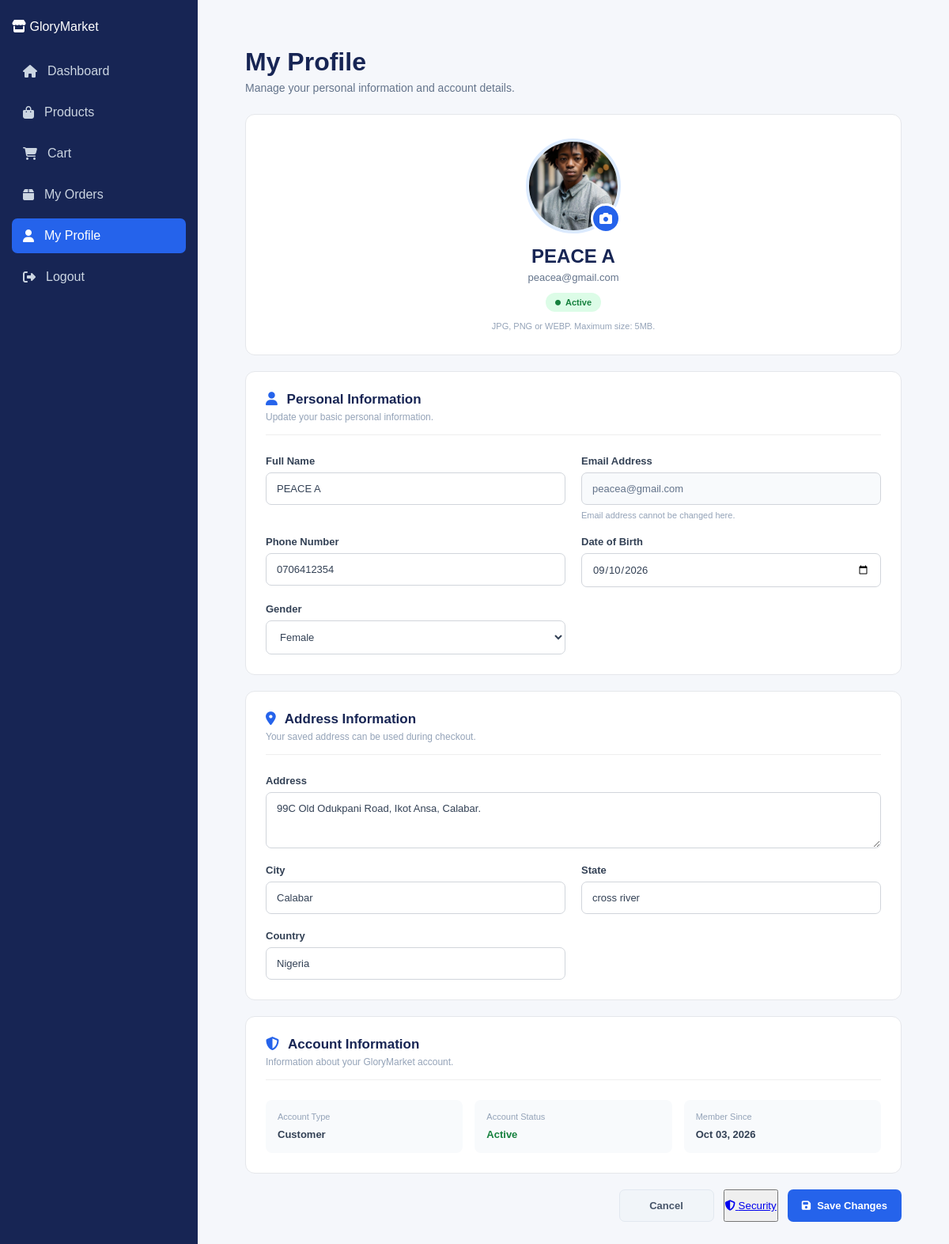
The page /customer/profile.php (signed in) on the database its author committed.
### tables this page shows
CREATE TABLE `customer_profiles` (
  `id` int(11) NOT NULL,
  `user_id` int(11) NOT NULL,
  `date_of_birth` date DEFAULT NULL,
  `gender` enum('male','female','other','prefer_not_to_say') DEFAULT 'prefer_not_to_say',
  `address` varchar(255) DEFAULT NULL,
  `city` varchar(100) DEFAULT NULL,
  `state` varchar(100) DEFAULT NULL,
  `country` varchar(100) DEFAULT NULL,
  `profile_picture` varchar(255) DEFAULT NULL,
  `created_at` timestamp NOT NULL DEFAULT current_timestamp(),
  `updated_at` timestamp NOT NULL DEFAULT current_timestamp() ON UPDATE current_timestamp()
);

CREATE TABLE `users` (
  `id` int(11) NOT NULL,
  `full_name` varchar(100) NOT NULL,
  `email` varchar(150) NOT NULL,
  `phone` varchar(20) DEFAULT NULL,
  `profile_picture` varchar(255) DEFAULT NULL,
  `password` varchar(255) NOT NULL,
  `role` enum('super_admin','admin','vendor','customer') NOT NULL DEFAULT 'customer',
  `status` enum('active','inactive','suspended') NOT NULL DEFAULT 'active',
  `email_verified_at` datetime DEFAULT NULL,
  `created_at` timestamp NOT NULL DEFAULT current_timestamp(),
  `updated_at` timestamp NOT NULL DEFAULT current_timestamp() ON UPDATE current_timestamp()
);

### customer/profile.php (the view, shortened to what this page needs)
<?php
$pdo = getDbConnection();
$customer_id = (int) $_SESSION['user_id'];
$stmt = $pdo->prepare("
    SELECT
        u.id,
        u.full_name,
        u.email,
        u.phone,
        u.status,
        u.created_at,
        cp.date_of_birth,
        cp.gender,
        cp.profile_picture,
        cp.address,
        cp.city,
        cp.state,
        cp.country
    FROM users u
    LEFT JOIN customer_profiles cp
        ON cp.user_id = u.id
    WHERE u.id = ?
      AND u.role = 'customer'
    LIMIT 1
");
$stmt->execute([$customer_id]);
$customer = $stmt->fetch(PDO::FETCH_ASSOC);
if (!empty($customer['profile_picture'])) {
    $profile_image = '../' . ltrim(
        $customer['profile_picture'],
        '/'
    );
} else {
    $profile_image = '../assets/images/default-profile.png';
}
?>
<!DOCTYPE html>
<html lang="en">
<head>
    <link
        rel="stylesheet"
        href="https://cdnjs.cloudflare.com/ajax/libs/font-awesome/6.5.1/css/all.min.css"
    >
    <link
        rel="stylesheet"
        href="../assets/css/customer-dashboard.css"
    >
</head>
<body>
<div class="customer-dashboard">
    <aside class="customer-sidebar">
        <div class="customer-logo">
            <i class="fas fa-store"></i>
            <span>GloryMarket</span>
        </div>
        <nav class="customer-nav">
            <a href="dashboard.php">
                <i class="fas fa-home"></i>
                <span>Dashboard</span>
            </a>
            <a href="products.php">
                <i class="fas fa-shopping-bag"></i>
                <span>Products</span>
            </a>
            <a href="cart.php">
                <i class="fas fa-cart-shopping"></i>
                <span>Cart</span>
            </a>
            <a href="orders.php">
                <i class="fas fa-box"></i>
                <span>My Orders</span>
            </a>
            <a href="profile.php" class="active">
                <i class="fas fa-user"></i>
                <span>My Profile</span>
            </a>
            <a href="../logout.php">
                <i class="fas fa-right-from-bracket"></i>
                <span>Logout</span>
            </a>
        </nav>
    </aside>
    <main class="customer-main">
        <div class="profile-container">
            <div class="profile-page-header">
                <div>
                    <h1>My Profile</h1>
                    <p>
                        Manage your personal information and account details.
                    </p>
                </div>
            </div>
            <form
                method="POST"
                enctype="multipart/form-data"
                class="profile-form"
            >
                <section class="profile-card profile-photo-card">
                    <div class="profile-photo-wrapper">
                        <img
                            src="<?= htmlspecialchars($profile_image) ?>"
                            alt="Profile Picture"
                            class="customer-profile-image"
                            id="profilePreview"
                            onerror="this.src='../assets/images/default-profile.png';"
                        >
                        <label
                            for="profile_picture"
                            class="profile-camera-button"
                        >
                            <i class="fas fa-camera"></i>
                        </label>
                    </div>
                    <h2>
                        <?= htmlspecialchars($customer['full_name']) ?>
                    </h2>
                    <p>
                        <?= htmlspecialchars($customer['email']) ?>
                    </p>
                    <span class="profile-account-status">
                        <i class="fas fa-circle"></i>
                        <?= htmlspecialchars(ucfirst($customer['status'])) ?>
                    </span>
                    <small>
                        JPG, PNG or WEBP. Maximum size: 5MB.
                    </small>
                </section>
                <section class="profile-card">
                    <div class="profile-card-header">
                        <div>
                            <h2>
                                <i class="fas fa-user"></i>
                                Personal Information
                            </h2>
                            <p>
                                Update your basic personal information.
                            </p>
                        </div>
                    </div>
                    <div class="profile-form-grid">
                        <div class="profile-form-group">
                            <label for="full_name">
                                Full Name
                            </label>
                            <input
                                type="text"
                                id="full_name"
                                name="full_name"
                                value="<?= htmlspecialchars($customer['full_name'] ?? '') ?>"
                                required
                            >
                        </div>
                        <div class="profile-form-group">
                            <label for="email">
                                Email Address
                            </label>
                            <input
                                type="email"
                                id="email"
                                value="<?= htmlspecialchars($customer['email'] ?? '') ?>"
                                readonly
                            >
                            <small>
                                Email address cannot be changed here.
                            </small>
                        </div>
                        <div class="profile-form-group">
                            <label for="phone">
                                Phone Number
                            </label>
                            <input
                                type="text"
                                id="phone"
                                name="phone"
                                value="<?= htmlspecialchars($customer['phone'] ?? '') ?>"
                                placeholder="Enter your phone number"
                            >
                        </div>
                        <div class="profile-form-group">
                            <label for="date_of_birth">
                                Date of Birth
                            </label>
                            <input
                                type="date"
                                id="date_of_birth"
                                name="date_of_birth"
                                value="<?= htmlspecialchars($customer['date_of_birth'] ?? '') ?>"
                            >
                        </div>
                        <div class="profile-form-group">
                            <label for="gender">
                                Gender
                            </label>
                            <select
                                id="gender"
                                name="gender"
                            >
                                <option
                                    value="female"
                                    <?= ($customer['gender'] ?? '') === 'female' ? 'selected' : '' ?>
                                >
                                    Female
                                </option>
                            </select>
                        </div>
                    </div>
                </section>
                <section class="profile-card">
                    <div class="profile-card-header">
                        <div>
                            <h2>
                                <i class="fas fa-location-dot"></i>
                                Address Information
                            </h2>
                            <p>
                                Your saved address can be used during checkout.
                            </p>
                        </div>
                    </div>
                    <div class="profile-form-grid">
                        <div class="profile-form-group profile-full-width">
                            <label for="address">
                                Address
                            </label>
                            <textarea
                                id="address"
                                name="address"
                                rows="3"
                                placeholder="Enter your full address"
                            ><?= htmlspecialchars($customer['address'] ?? '') ?></textarea>
                        </div>
                        <div class="profile-form-group">
                            <label for="city">
                                City
                            </label>
                            <input
                                type="text"
                                id="city"
                                name="city"
                                value="<?= htmlspecialchars($customer['city'] ?? '') ?>"
                                placeholder="Enter city"
                            >
                        </div>
                        <div class="profile-form-group">
                            <label for="state">
                                State
                            </label>
                            <input
                                type="text"
                                id="state"
                                name="state"
                                value="<?= htmlspecialchars($customer['state'] ?? '') ?>"
                                placeholder="Enter state"
                            >
                        </div>
                        <div class="profile-form-group">
                            <label for="country">
                                Country
                            </label>
                            <input
                                type="text"
                                id="country"
                                name="country"
                                value="<?= htmlspecialchars($customer['country'] ?? 'Nigeria') ?>"
                                placeholder="Enter country"
                            >
                        </div>
                    </div>
                </section>
                <section class="profile-card">
                    <div class="profile-card-header">
                        <div>
                            <h2>
                                <i class="fas fa-shield-halved"></i>
                                Account Information
                            </h2>
                            <p>
                                Information about your GloryMarket account.
                            </p>
                        </div>
                    </div>
                    <div class="account-information-grid">
                        <div class="account-information-item">
                            <span>
                                Account Type
                            </span>
                            <strong>
                                Customer
                            </strong>
                        </div>
                        <div class="account-information-item">
                            <span>
                                Account Status
                            </span>
                            <strong class="account-active">
                                <?= htmlspecialchars(ucfirst($customer['status'])) ?>
                            </strong>
                        </div>
                        <div class="account-information-item">
                            <span>
                                Member Since
                            </span>
                            <strong>
                                <?= date(
                                    'M d, Y',
                                    strtotime($customer['created_at'])
                                ) ?>
                            </strong>
                        </div>
                    </div>
                </section>
                <div class="profile-form-actions">
                    <a
                        href="dashboard.php"
                        class="profile-cancel-button"
                    >
                        Cancel
                    </a>
                    <button><a href="security.php">
    <i class="fas fa-shield-halved"></i>
    <span>Security</span>
</a></button>
                    <button
                        type="submit"
                        class="profile-save-button"
                    >
                        <i class="fas fa-save"></i>
                        Save Changes
                    </button>
                </div>
            </form>
        </div>
    </main>
</div>
</body>
</html>

### rows shown on the page
customer_profiles: profile_picture (picture), user.full_name "PEACE A", user.email "peacea@gmail.com", user.status "Active", full_name "PEACE A", phone "0706412354", date_of_birth "09/10/2026", gender "Female", address "99C Old Odukpani Road, Ikot Ansa, Calabar.", city "Calabar", state "cross river", country "Nigeria", user.created_at "Oct 03, 2026"
